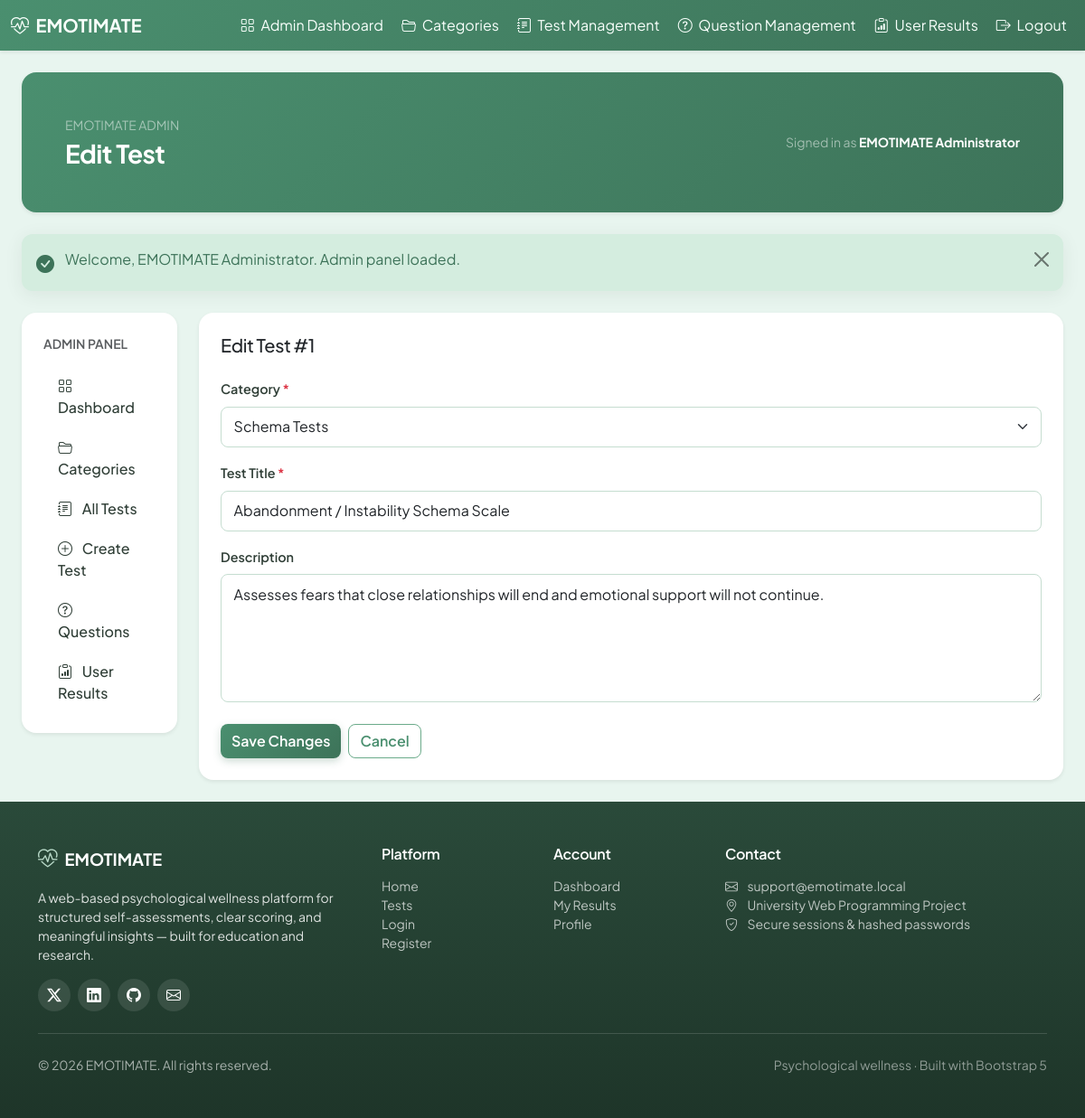
/admin/edit_test.php?id=1 (signed in), run on the app's committed database.
### tables this page shows
CREATE TABLE tests (
    id INT AUTO_INCREMENT PRIMARY KEY,
    category_id INT NULL,
    title VARCHAR(255) NOT NULL,
    description TEXT,
    instructions TEXT,
    created_at TIMESTAMP DEFAULT CURRENT_TIMESTAMP,
    FOREIGN KEY (category_id) REFERENCES test_categories (id) ON DELETE SET NULL
);

CREATE TABLE test_categories (
    id INT AUTO_INCREMENT PRIMARY KEY,
    name VARCHAR(255) NOT NULL,
    description TEXT,
    sort_order INT NOT NULL DEFAULT 0,
    is_active TINYINT(1) NOT NULL DEFAULT 1,
    created_at TIMESTAMP DEFAULT CURRENT_TIMESTAMP
);

### includes/app.php (called while the page is built, shortened)
<?php
function app_url(string $path = ''): string
{
    $base = defined('APP_BASE') ? APP_BASE : '';
    $path = ltrim($path, '/');
    return $path === '' ? $base : $base . '/' . $path;
}

### includes/category_helpers.php (called while the page is built, shortened)
<?php
function default_test_categories(): array
{
    return [
        ['name' => 'Schema Tests', 'description' => 'Assessments for early maladaptive schemas and related thinking patterns.', 'sort_order' => 1],
        ['name' => 'Depression and Anxiety Scales', 'description' => 'Scales measuring depression and anxiety symptoms.', 'sort_order' => 2],
        ['name' => 'Emotion and Mood Scales', 'description' => 'Scales for emotion regulation and mood evaluation.', 'sort_order' => 3],
        ['name' => 'Attention and Impulsivity Tests', 'description' => 'Scales for attention, hyperactivity, and impulsivity.', 'sort_order' => 4],
        ['name' => 'Post-Traumatic Stress Disorder', 'description' => 'Scales related to PTSD and post-trauma symptoms.', 'sort_order' => 5],
    ];
}
function ensure_test_categories(mysqli $conn): void
{
    $conn->query(
        'CREATE TABLE IF NOT EXISTS test_categories (
            id INT AUTO_INCREMENT PRIMARY KEY,
            name VARCHAR(255) NOT NULL,
            description TEXT,
            sort_order INT NOT NULL DEFAULT 0,
            is_active TINYINT(1) NOT NULL DEFAULT 1,
            created_at TIMESTAMP DEFAULT CURRENT_TIMESTAMP
        )'
    );
    $colCheck = $conn->query("SHOW COLUMNS FROM tests LIKE 'category_id'");
    $countResult = $conn->query('SELECT COUNT(*) AS c FROM test_categories');
    $count = 0;
    if ($countResult) {
        $row = $countResult->fetch_assoc();
        $count = (int) ($row['c'] ?? 0);
    }
    if ($count > 0) {
        return;
    }
}
function fetch_all_categories(mysqli $conn, bool $activeOnly = false): array
{
    ensure_test_categories($conn);
    $sql = 'SELECT c.id, c.name, c.description, c.sort_order, c.is_active,
                   COUNT(t.id) AS test_count
            FROM test_categories c
            LEFT JOIN tests t ON t.category_id = c.id
            ' . ($activeOnly ? 'WHERE c.is_active = 1 ' : '') .
            'GROUP BY c.id, c.name, c.description, c.sort_order, c.is_active
            ORDER BY c.sort_order ASC, c.name ASC';
    $result = $conn->query($sql);
    $rows = [];
    while ($row = $result->fetch_assoc()) {
        $rows[] = [
            'id'          => (int) $row['id'],
            'name'        => (string) $row['name'],
            'description' => $row['description'] !== null ? (string) $row['description'] : null,
            'sort_order'  => (int) $row['sort_order'],
            'is_active'   => (int) $row['is_active'],
            'test_count'  => (int) $row['test_count'],
        ];
    }
    return $rows;
}
function sync_legacy_category_names_to_english(mysqli $conn): void
{
    $legacyMap = [
        'Şema Testleri'                    => 0,
        'Depresyon ve Anksiyete Ölçekleri' => 1,
        'Duygu ve Ruh Hali Ölçekleri'      => 2,
        'Dikkat ve Dürtüsellik Testleri'   => 3,
        'Travma Sonrası Stres Bozukluğu'   => 4,
    ];
    $defaults = default_test_categories();
    $stmt = $conn->prepare(
        'UPDATE test_categories SET name = ?, description = ? WHERE name = ? LIMIT 1'
    );
    foreach ($legacyMap as $oldName => $index) {
        $newName = $defaults[$index]['name'];
        $newDesc = $defaults[$index]['description'];
    }
}

### admin/edit_test.php (the view, shortened to what this page needs)
<?php
require_once __DIR__ . '/../config/database.php';
require_once __DIR__ . '/../includes/category_helpers.php';
require_once __DIR__ . '/../includes/flash.php';
$testId = filter_input(INPUT_GET, 'id', FILTER_VALIDATE_INT);
$stmt = $conn->prepare('SELECT id, title, description, category_id FROM tests WHERE id = ? LIMIT 1');
$stmt->bind_param('i', $testId);
$stmt->execute();
$test = $stmt->get_result()->fetch_assoc();
$categories = fetch_all_categories($conn, false);
require_once __DIR__ . '/../includes/admin_layout_start.php';
?>
<div class="card admin-card shadow-sm">
    <div class="card-body p-4">
        <h2 class="h5 mb-4">Edit Test #<?= (int) $test['id'] ?></h2>
        <form action="<?= htmlspecialchars(app_url('actions/update_test_action.php'), ENT_QUOTES, 'UTF-8') ?>" method="POST" novalidate data-loading-form>
            <div class="mb-3">
                <label for="category_id" class="form-label">Category <span class="text-danger">*</span></label>
                <select class="form-select" id="category_id" name="category_id" required>
                    <?php foreach ($categories as $cat): ?>
                        <option value="<?= (int) $cat['id'] ?>" <?= (int) ($test['category_id'] ?? 0) === (int) $cat['id'] ? 'selected' : '' ?>>
                            <?= htmlspecialchars($cat['name'], ENT_QUOTES, 'UTF-8') ?>
                        </option>
                    <?php endforeach; ?>
                </select>
            </div>
            <div class="mb-3">
                <label for="title" class="form-label">Test Title <span class="text-danger">*</span></label>
                <input type="text" class="form-control" id="title" name="title" maxlength="255" required value="<?= htmlspecialchars($test['title'], ENT_QUOTES, 'UTF-8') ?>">
            </div>
            <div class="mb-4">
                <label for="description" class="form-label">Description</label>
                <textarea class="form-control" id="description" name="description" rows="5" maxlength="5000"><?= htmlspecialchars($test['description'] ?? '', ENT_QUOTES, 'UTF-8') ?></textarea>
            </div>
            <div class="d-flex flex-wrap gap-2">
                <button type="submit" class="btn btn-emotimate" data-loading data-loading-text="Saving...">Save Changes</button>
                <a href="<?= htmlspecialchars(app_url('admin/tests.php'), ENT_QUOTES, 'UTF-8') ?>" class="btn btn-outline-emotimate">Cancel</a>
            </div>
        </form>
    </div>
</div>
<?php require_once __DIR__ . '/../includes/admin_layout_end.php'; ?>

### assets/css/theme.css (style rules this page uses)
:root { --em-green-light: #e8f5ef; --em-green-soft: #b8d9c8; --em-green: #6bab8a; --em-green-dark: #4a8f6f; --em-green-darker: #3d7359; --em-text: #2f3e36; --em-muted: #5f7268; --em-shadow: 0 0.25rem 1.25rem rgba(47, 62, 54, 0.08); --em-shadow-hover: 0 0.75rem 2rem rgba(61, 115, 89, 0.14); --em-radius: 1rem; --em-transition: 0.2s ease; }
* { scroll-behavior: smooth; }
body { background-color: var(--em-green-light); color: var(--em-text); font-family: 'Plus Jakarta Sans', system-ui, -apple-system, sans-serif; min-height: 100vh; display: flex; flex-direction: column; }
h1, h2, h3, h4, h5, h6 { letter-spacing: -0.02em; }
.btn { border-radius: 0.5rem; font-weight: 600; transition: transform var(--em-transition), box-shadow var(--em-transition), background-color var(--em-transition); }
.btn-emotimate { background: linear-gradient(135deg, var(--em-green-dark), var(--em-green-darker)); border: none; color: #fff; box-shadow: 0 0.2rem 0.5rem rgba(61, 115, 89, 0.25); }
.btn-outline-emotimate { color: var(--em-green-dark); border-color: var(--em-green); background: transparent; }
.card { border: 0; border-radius: var(--em-radius); box-shadow: var(--em-shadow); }
a { color: var(--em-green-dark); transition: color var(--em-transition); }
.form-control, .form-select { border-radius: 0.5rem; border-color: #c5ddd0; padding: 0.6rem 0.85rem; transition: border-color var(--em-transition), box-shadow var(--em-transition); }
.form-label { font-weight: 600; font-size: 0.9rem; color: var(--em-text); }

### assets/css/admin.css (style rules this page uses)
body.admin-body { background: var(--em-green-light, #e8f5ef); }
.admin-card { border: 0; border-radius: 1rem; background: #fff; box-shadow: var(--em-shadow, 0 0.25rem 1.25rem rgba(47, 62, 54, 0.08)); }

### data on the page
tests: id "1", category_id "Schema Tests", title "Abandonment / Instability Schema Scale", description "Assesses fears that close relationships will end and emotional support will not continue."

### other printed values
$pageTitle "Edit Test"
$_SESSION['user_name'] "EMOTIMATE Administrator"
$message "Welcome, EMOTIMATE Administrator. Admin panel loaded."
